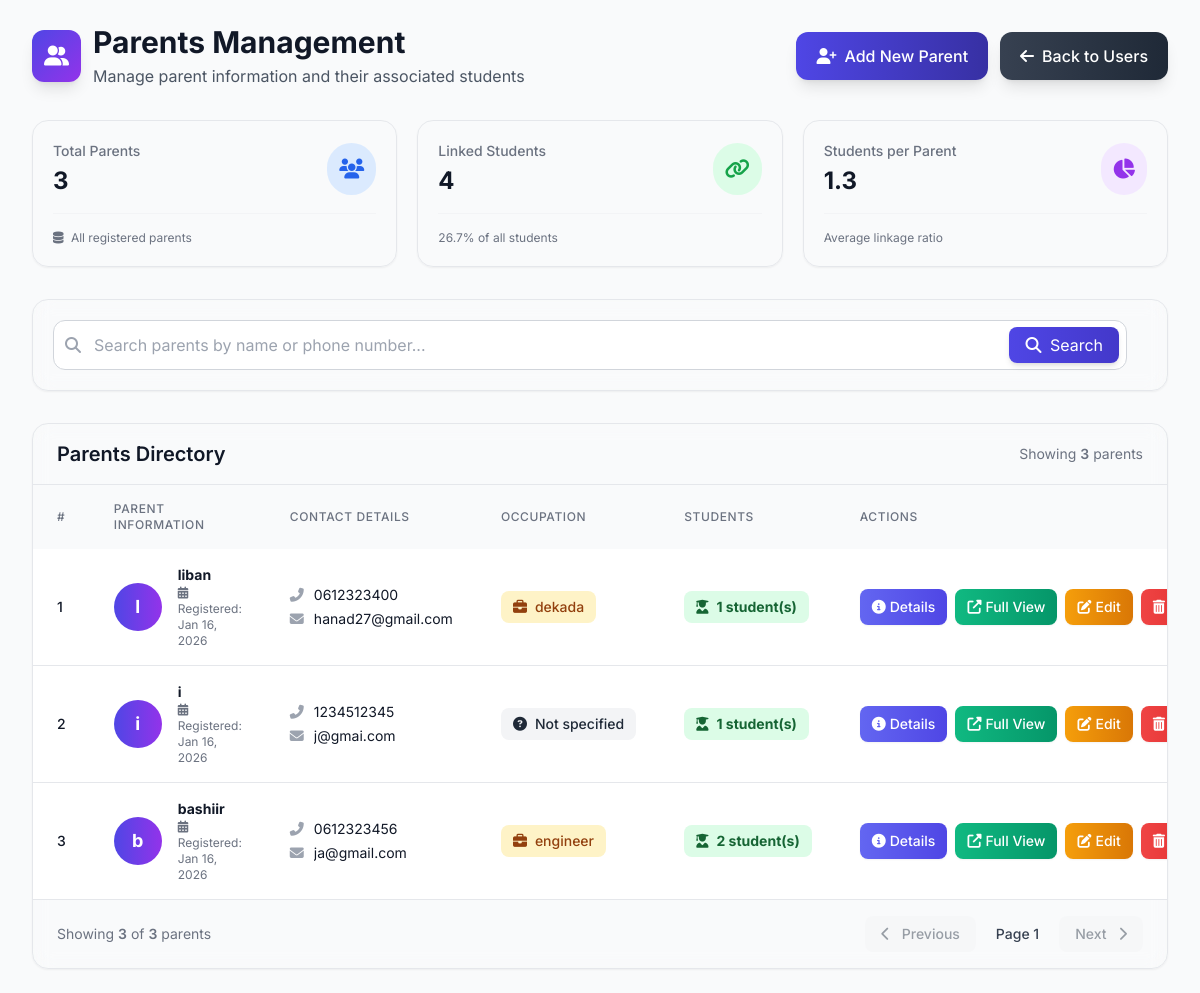
/views/admin/parents/parents.php (signed in), run on the app's committed database.
### tables this page shows
CREATE TABLE `parents` (
  `id` int(11) NOT NULL,
  `name` varchar(200) NOT NULL,
  `phone` varchar(50) NOT NULL,
  `email` varchar(150) DEFAULT NULL,
  `address` text DEFAULT NULL,
  `occupation` varchar(150) DEFAULT NULL,
  `login_pin` varchar(255) NOT NULL,
  `created_at` timestamp NOT NULL DEFAULT current_timestamp()
);

### views/admin/parents/parents.php (the view, shortened to what the rows shown need)
<?php
require_once __DIR__ . '/../../../config/db.php';
$themeQ = $conn->query("SELECT mode FROM theme LIMIT 1");
$themeRow = $themeQ->fetch_assoc();
$theme = ($themeRow && $themeRow['mode'] == 0) ? 'dark' : 'light';
$where = "";
$parents = $conn->query("
    SELECT
        p.*,
        (
            SELECT COUNT(*)
            FROM students s
            WHERE s.guardian_phone = p.phone
               OR s.guardian_name = p.name
        ) AS total_students
    FROM parents p
    $where
    ORDER BY p.id DESC
");
?>
<!DOCTYPE html>
<html lang="en" class="<?= $theme == 'dark' ? 'dark' : '' ?>">
<head>
    <link rel="stylesheet" href="https://cdnjs.cloudflare.com/ajax/libs/font-awesome/6.4.0/css/all.min.css">
    <script src="https://cdn.tailwindcss.com"></script>
</head>
<body class="bg-gray-50 dark:bg-gray-900 text-gray-800 dark:text-gray-200 min-h-screen">
    <div class="max-w-7xl mx-auto px-4 py-6 sm:px-6 lg:px-8">
        <header class="mb-8 animate-fade-in">
            <div class="flex flex-col md:flex-row justify-between items-start md:items-center gap-4">
                <div>
                    <div class="flex items-center gap-3">
                        <div>
                            <h1 class="text-3xl font-bold text-gray-900 dark:text-white">Parents Management</h1>
                        </div>
                    </div>
                </div>
            </div>
        </header>
        <div class="glass dark:glass-dark rounded-2xl overflow-hidden shadow-sm border border-gray-200 dark:border-gray-800 animate-fade-in" style="animation-delay: 0.3s">
            <div class="px-6 py-4 border-b border-gray-200 dark:border-gray-800 flex justify-between items-center">
                <h2 class="text-xl font-semibold text-gray-900 dark:text-white">Parents Directory</h2>
            </div>
            <div class="overflow-x-auto">
                <table class="w-full">
                    <thead class="bg-gray-50 dark:bg-gray-800/50">
                        <tr>
                            <th class="py-4 px-6 text-left text-xs font-medium text-gray-500 dark:text-gray-400 uppercase tracking-wider">#</th>
                            <th class="py-4 px-6 text-left text-xs font-medium text-gray-500 dark:text-gray-400 uppercase tracking-wider">Parent Information</th>
                            <th class="py-4 px-6 text-left text-xs font-medium text-gray-500 dark:text-gray-400 uppercase tracking-wider">Contact Details</th>
                            <th class="py-4 px-6 text-left text-xs font-medium text-gray-500 dark:text-gray-400 uppercase tracking-wider">Occupation</th>
                            <th class="py-4 px-6 text-left text-xs font-medium text-gray-500 dark:text-gray-400 uppercase tracking-wider">Students</th>
                            <th class="py-4 px-6 text-left text-xs font-medium text-gray-500 dark:text-gray-400 uppercase tracking-wider">Actions</th>
                        </tr>
                    </thead>
                    <tbody class="divide-y divide-gray-200 dark:divide-gray-800">
                        <?php
                        $i = 1;
                        $parents->data_seek(0);
                        while($row = $parents->fetch_assoc()):
                        ?>
                        <tr class="table-row-hover bg-white dark:bg-gray-900/50 hover:bg-gray-50 dark:hover:bg-gray-800/70 animate-slide-in" style="animation-delay: <?= $i*0.05 ?>s">
                            <td class="py-4 px-6 whitespace-nowrap">
                                <div class="text-sm font-medium text-gray-900 dark:text-white"><?= $i++ ?></div>
                            </td>
                            <td class="py-4 px-6">
                                <div class="flex items-center">
                                    <div class="flex-shrink-0 h-12 w-12 rounded-full bg-gradient-to-r from-primary-500 to-purple-600 flex items-center justify-center text-white font-bold text-lg">
                                        <?= substr($row['name'], 0, 1) ?>
                                    </div>
                                    <div class="ml-4">
                                        <div class="text-sm font-bold text-gray-900 dark:text-white"><?= htmlspecialchars($row['name']) ?></div>
                                        <div class="text-xs text-gray-500 dark:text-gray-400">
                                            <i class="fas fa-calendar-alt mr-1"></i>
                                            Registered: <?= date('M d, Y', strtotime($row['created_at'])) ?>
                                        </div>
                                    </div>
                                </div>
                            </td>
                            <td class="py-4 px-6">
                                <div class="space-y-1">
                                    <div class="flex items-center text-sm text-gray-900 dark:text-white">
                                        <i class="fas fa-phone-alt mr-2 text-gray-400 w-4"></i>
                                        <span><?= $row['phone'] ?></span>
                                    </div>
                                    <div class="flex items-center text-sm text-gray-900 dark:text-white">
                                        <i class="fas fa-envelope mr-2 text-gray-400 w-4"></i>
                                        <span class="truncate max-w-[180px]" title="<?= $row['email'] ?>">
                                            <?= $row['email'] ? htmlspecialchars($row['email']) : '<span class="text-gray-400 italic">Not provided</span>' ?>
                                        </span>
                                    </div>
                                </div>
                            </td>
                            <td class="py-4 px-6 whitespace-nowrap">
                                <?php if($row['occupation']): ?>
                                    <span class="inline-flex items-center px-3 py-1.5 rounded-lg text-sm font-medium bg-amber-100 text-amber-800 dark:bg-amber-900/30 dark:text-amber-300">
                                        <i class="fas fa-briefcase mr-2"></i>
                                        <?= htmlspecialchars($row['occupation']) ?>
                                    </span>
                                <?php else: ?>
                                    <span class="inline-flex items-center px-3 py-1.5 rounded-lg text-sm font-medium bg-gray-100 text-gray-800 dark:bg-gray-800 dark:text-gray-300">
                                        <i class="fas fa-question-circle mr-2"></i>
                                        Not specified
                                    </span>
                                <?php endif; ?>
                            </td>
                            <td class="py-4 px-6 whitespace-nowrap">
                                <div class="flex flex-col items-start">
                                    <span class="inline-flex items-center px-3 py-1.5 rounded-lg text-sm font-bold <?= $row['total_students'] > 0 ? 'bg-green-100 text-green-800 dark:bg-green-900/30 dark:text-green-300' : 'bg-gray-100 text-gray-800 dark:bg-gray-800 dark:text-gray-300' ?>">
                                        <i class="fas fa-user-graduate mr-2"></i>
                                        <?= $row['total_students'] ?> student(s)
                                    </span>
                                </div>
                            </td>
                            <td class="py-4 px-6 whitespace-nowrap text-sm font-medium">
                                <div class="flex items-center gap-2">
                                    <button onclick='openDetails(<?= json_encode($row) ?>)'
                                            class="inline-flex items-center gap-1 bg-gradient-to-r from-indigo-500 to-indigo-600 hover:from-indigo-600 hover:to-indigo-700 text-white px-3 py-2 rounded-lg transition-colors group shadow-sm">
                                        <i class="fas fa-info-circle group-hover:scale-110 transition-transform"></i>
                                        <span class="hidden sm:inline">Details</span>
                                    </button>
                                    <a href="parent_view.php?id=<?= $row['id'] ?>"
                                       class="inline-flex items-center gap-1 bg-gradient-to-r from-emerald-500 to-emerald-600 hover:from-emerald-600 hover:to-emerald-700 text-white px-3 py-2 rounded-lg transition-colors group shadow-sm">
                                        <i class="fas fa-external-link-alt group-hover:rotate-12 transition-transform"></i>
                                        <span class="hidden sm:inline">Full View</span>
                                    </a>
                                    <a href="edit_parent.php?id=<?= $row['id'] ?>"
                                       class="inline-flex items-center gap-1 bg-gradient-to-r from-amber-500 to-amber-600 hover:from-amber-600 hover:to-amber-700 text-white px-3 py-2 rounded-lg transition-colors group shadow-sm">
                                        <i class="fas fa-edit group-hover:rotate-12 transition-transform"></i>
                                        <span class="hidden sm:inline">Edit</span>
                                    </a>
                                    <a onclick="return confirmDelete(<?= $row['id'] ?>, '<?= addslashes($row['name']) ?>', <?= $row['total_students'] ?>)"
                                       href="delete_parent.php?id=<?= $row['id'] ?>"
                                       class="inline-flex items-center gap-1 bg-gradient-to-r from-red-500 to-red-600 hover:from-red-600 hover:to-red-700 text-white px-3 py-2 rounded-lg transition-colors group shadow-sm">
                                        <i class="fas fa-trash-alt group-hover:scale-110 transition-transform"></i>
                                    </a>
                                </div>
                            </td>
                        </tr>
                        <?php endwhile; ?>
                    </tbody>
                </table>
            </div>
        </div>
    </div>
</body>
</html>

### data on the page
parents: name "l", name "liban", created_at "Jan 16, 2026", phone "0612323400", email "hanad27@gmail.com", occupation "dekada", total_students "1"
parents: name "i", created_at "Jan 16, 2026", phone "1234512345", email "j@gmai.com", occupation "Not specified", total_students "1"
parents: name "b", name "bashiir", created_at "Jan 16, 2026", phone "0612323456", email "ja@gmail.com", occupation "engineer", total_students "2"

### other printed values
$totalParents "3"
$totalStudentsLinked "4"
$percentageLinked "26.7"
$totalStudentsLinked/$totalParents "1.3"
$parents->num_rows "3"
